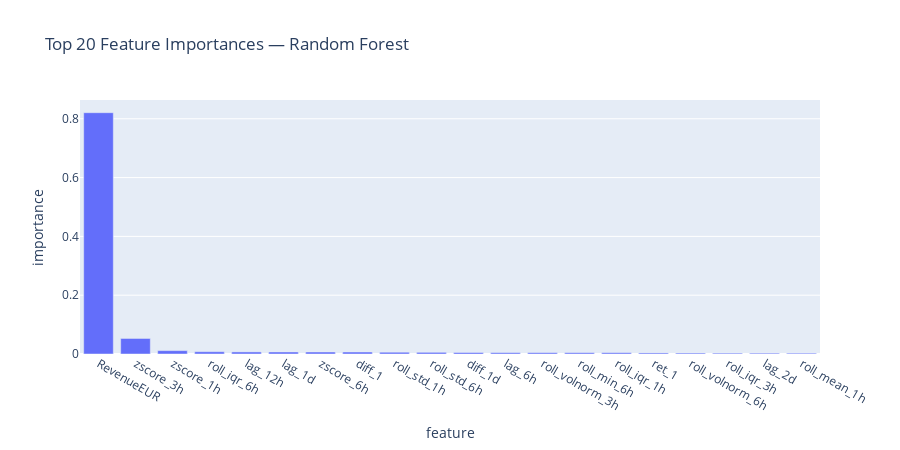

Here is the notebook cell this chart was saved with:
### Code cell
# ---------------------------------------------------------------
# 8. Feature Importance
# ---------------------------------------------------------------
print("🌲 Computing feature importance (Random Forest)...")

from sklearn.inspection import permutation_importance

try:
    # Basic impurity-based importance
    rf_importances = pd.Series(
        rf.feature_importances_,
        index=X_train.columns
    ).sort_values(ascending=False)

    # Create feature_df needed for LLM evaluation
    feature_df = rf_importances.head(20).to_frame(name="importance")
    feature_df.index.name = "feature"
    feature_df.reset_index(inplace=True)

    fig = px.bar(
        feature_df,
        x="feature",
        y="importance",
        title="Top 20 Feature Importances — Random Forest",
        height=450
    )
    fig.show()

    print("✔ Feature importance computed and feature_df created.")

except Exception as e:
    print(f"❗ Error computing feature importance: {e}")

### Figure 1 — Plotly figure (JSON) as saved in the notebook; plotly's stock layout.template omitted (floating-point values rounded to 4 significant figures)
{"data": [{"hovertemplate": "feature=%{x}<br>importance=%{y}<extra></extra>", "legendgroup": "", "marker": {"color": "#636efa", "pattern": {"shape": ""}}, "name": "", "orientation": "v", "showlegend": false, "textposition": "auto", "type": "bar", "x": ["RevenueEUR", "zscore_3h", "zscore_1h", "roll_iqr_6h", "lag_12h", "lag_1d", "zscore_6h", "diff_1", "roll_std_1h", "roll_std_6h", "diff_1d", "lag_6h", "roll_volnorm_3h", "roll_min_6h", "roll_iqr_1h", "ret_1", "roll_volnorm_6h", "roll_iqr_3h", "lag_2d", "roll_mean_1h"], "xaxis": "x", "y": [0.8206, 0.05286, 0.01143, 0.007798, 0.007032, 0.006854, 0.006761, 0.006722, 0.006014, 0.005679, 0.005065, 0.004603, 0.00455, 0.004495, 0.004478, 0.003562, 0.003189, 0.002925, 0.002844, 0.002777], "yaxis": "y"}], "layout": {"barmode": "relative", "height": 450, "legend": {"tracegroupgap": 0}, "title": {"text": "Top 20 Feature Importances — Random Forest"}, "xaxis": {"anchor": "y", "domain": [0, 1], "title": {"text": "feature"}}, "yaxis": {"anchor": "x", "domain": [0, 1], "title": {"text": "importance"}}}}
